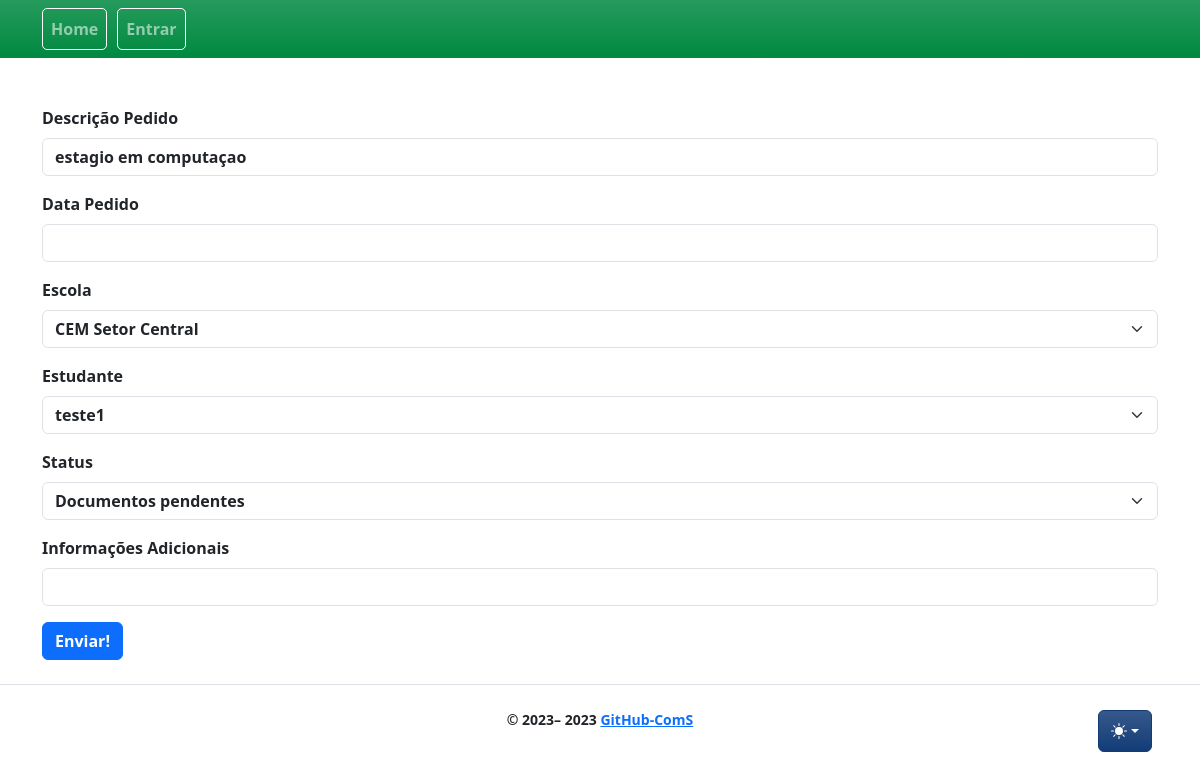
The page /solicitations/1/edit on the database its author committed.
### app/models/solicitation.py (models this page shows, shortened)
class Solicitation(db.Model):
    __tablename__ = "solicitation"
    id = db.Column(db.Integer, primary_key=True)
    title = db.Column(db.String)
    rating = db.Column(db.String(6))
    comments = db.Column(db.String)
    approval = db.Column(db.Integer, default=3)
    student_id = db.Column(db.Integer, db.ForeignKey("user.id"), nullable=False)
    student = db.relationship("User", backref="solicitation", foreign_keys=[student_id], lazy=True)
    school_id = db.Column(db.Integer, db.ForeignKey("school.id"), nullable=False)
    school = db.relationship("School", backref="solicitation", foreign_keys=[school_id])
    start_date = db.Column(db.DateTime)
    end_date = db.Column(db.DateTime)
    created_at = db.Column(db.DateTime, nullable=False, default=func.now())
    updated_at = db.Column(
        db.DateTime, nullable=False, default=func.now(), onupdate=func.now()
    )

### app/controllers/solicitations_controllers.py (the view)
@bp.route("/<int:id>/edit", methods=["GET"])
def edit(id):
    solicitation = db.get_or_404(Solicitation, id)
    userform = EditForm(formdata=request.form, obj=solicitation)
    userform.student_id.choices = [(user.id, user.username) for user in User.query.filter_by(is_student=True).all()]
    userform.school_id.choices = [(school.id, school.title) for school in School.query.all()]
    return render_template(_j.edit, form=userform, **properties)

### app/controllers/solicitations_controllers.py
class EditForm(FlaskForm):
    title = StringField("Descrição Pedido", validators=[InputRequired()])
    description = StringField("Data Pedido")
    school_id = SelectField("Escola",choices=[], validators=[InputRequired()])
    student_id = SelectField("Estudante",choices=[], validators=[InputRequired()])
    approval = SelectField("Status", choices=[(1, 'Aceito'), (2, 'Rejeitado'), (3, 'Documentos pendentes')])
    comments = StringField("Informações Adicionais")
    submit = SubmitField("Enviar!")

### app/templates/solicitations/edit.jinja2 (shortened to what this page needs)
{% extends 'base.jinja2' %}
{% from 'bootstrap5/form.html' import render_form %}
{% block content %}
{{ render_form(form) }}
{% endblock %}

### rows shown on the page
Solicitation: title "estagio em computaçao", school_id "CEM Setor Central", student_id "teste1", approval "Documentos pendentes"

### other values the page prints
{{ render_nav_item('main.index', 'Home') }} "Home"
{{ render_nav_item('auth.login', 'Entrar') }} "Entrar"
